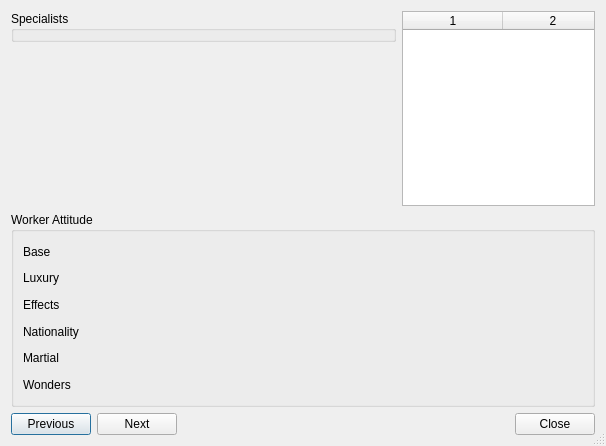
<?xml version="1.0" encoding="UTF-8"?>
<ui version="4.0">
 <class>CitizensDialog</class>
 <widget class="QDialog" name="CitizensDialog">
  <property name="geometry">
   <rect>
    <x>0</x>
    <y>0</y>
    <width>606</width>
    <height>446</height>
   </rect>
  </property>
  <property name="windowTitle">
   <string>Dialog</string>
  </property>
  <property name="sizeGripEnabled">
   <bool>true</bool>
  </property>
  <layout class="QVBoxLayout" name="verticalLayout_2" stretch="5,5,1">
   <item>
    <layout class="QHBoxLayout" name="horizontalLayout_2" stretch="2,1">
     <item>
      <layout class="QVBoxLayout" name="verticalLayout" stretch="1,10">
       <item>
        <widget class="QGroupBox" name="specialistsBox">
         <property name="title">
          <string>Specialists</string>
         </property>
        </widget>
       </item>
       <item>
        <widget class="KV::CityMap" name="mapWidget" native="true">
         <property name="sizePolicy">
          <sizepolicy hsizetype="Minimum" vsizetype="Minimum">
           <horstretch>0</horstretch>
           <verstretch>0</verstretch>
          </sizepolicy>
         </property>
         <property name="minimumSize">
          <size>
           <width>0</width>
           <height>0</height>
          </size>
         </property>
        </widget>
       </item>
      </layout>
     </item>
     <item>
      <widget class="QTableWidget" name="nationsList">
       <property name="sizePolicy">
        <sizepolicy hsizetype="Preferred" vsizetype="Preferred">
         <horstretch>0</horstretch>
         <verstretch>0</verstretch>
        </sizepolicy>
       </property>
       <property name="minimumSize">
        <size>
         <width>1</width>
         <height>1</height>
        </size>
       </property>
       <property name="horizontalScrollBarPolicy">
        <enum>Qt::ScrollBarAlwaysOff</enum>
       </property>
       <property name="editTriggers">
        <set>QAbstractItemView::NoEditTriggers</set>
       </property>
       <property name="selectionBehavior">
        <enum>QAbstractItemView::SelectRows</enum>
       </property>
       <property name="showGrid">
        <bool>false</bool>
       </property>
       <property name="cornerButtonEnabled">
        <bool>false</bool>
       </property>
       <property name="columnCount">
        <number>3</number>
       </property>
       <attribute name="horizontalHeaderVisible">
        <bool>true</bool>
       </attribute>
       <attribute name="horizontalHeaderStretchLastSection">
        <bool>false</bool>
       </attribute>
       <attribute name="verticalHeaderVisible">
        <bool>false</bool>
       </attribute>
       <column/>
       <column/>
       <column/>
      </widget>
     </item>
    </layout>
   </item>
   <item>
    <widget class="QGroupBox" name="workerBox">
     <property name="title">
      <string>Worker Attitude</string>
     </property>
     <layout class="QGridLayout" name="gridLayout" columnstretch="1,3">
      <item row="0" column="1">
       <widget class="KV::ColorBarLabel" name="base">
        <property name="text">
         <string/>
        </property>
       </widget>
      </item>
      <item row="4" column="1">
       <widget class="KV::ColorBarLabel" name="martial">
        <property name="text">
         <string/>
        </property>
       </widget>
      </item>
      <item row="1" column="1">
       <widget class="KV::ColorBarLabel" name="luxury">
        <property name="text">
         <string/>
        </property>
       </widget>
      </item>
      <item row="3" column="1">
       <widget class="KV::ColorBarLabel" name="nationality">
        <property name="text">
         <string/>
        </property>
       </widget>
      </item>
      <item row="0" column="0">
       <widget class="QLabel" name="label">
        <property name="text">
         <string>Base</string>
        </property>
       </widget>
      </item>
      <item row="4" column="0">
       <widget class="QLabel" name="label_5">
        <property name="text">
         <string>Martial</string>
        </property>
       </widget>
      </item>
      <item row="5" column="1">
       <widget class="KV::ColorBarLabel" name="wonders">
        <property name="text">
         <string/>
        </property>
       </widget>
      </item>
      <item row="5" column="0">
       <widget class="QLabel" name="label_6">
        <property name="text">
         <string>Wonders</string>
        </property>
       </widget>
      </item>
      <item row="1" column="0">
       <widget class="QLabel" name="label_2">
        <property name="text">
         <string>Luxury</string>
        </property>
       </widget>
      </item>
      <item row="3" column="0">
       <widget class="QLabel" name="label_4">
        <property name="text">
         <string>Nationality</string>
        </property>
       </widget>
      </item>
      <item row="2" column="1">
       <widget class="KV::ColorBarLabel" name="effects">
        <property name="text">
         <string/>
        </property>
       </widget>
      </item>
      <item row="2" column="0">
       <widget class="QLabel" name="label_3">
        <property name="text">
         <string>Effects</string>
        </property>
       </widget>
      </item>
     </layout>
    </widget>
   </item>
   <item>
    <layout class="QHBoxLayout" name="horizontalLayout">
     <item>
      <widget class="QPushButton" name="previousButton">
       <property name="text">
        <string>Previous</string>
       </property>
       <property name="icon">
        <iconset theme="go-previous">
         <normaloff>.</normaloff>.</iconset>
       </property>
      </widget>
     </item>
     <item>
      <widget class="QPushButton" name="nextButton">
       <property name="text">
        <string>Next</string>
       </property>
       <property name="icon">
        <iconset theme="go-next">
         <normaloff>.</normaloff>.</iconset>
       </property>
      </widget>
     </item>
     <item>
      <spacer name="horizontalSpacer">
       <property name="orientation">
        <enum>Qt::Horizontal</enum>
       </property>
       <property name="sizeHint" stdset="0">
        <size>
         <width>40</width>
         <height>20</height>
        </size>
       </property>
      </spacer>
     </item>
     <item>
      <widget class="QPushButton" name="closeButton">
       <property name="text">
        <string>Close</string>
       </property>
       <property name="icon">
        <iconset theme="dialog-close">
         <normaloff>.</normaloff>.</iconset>
       </property>
       <property name="shortcut">
        <string>Esc</string>
       </property>
      </widget>
     </item>
    </layout>
   </item>
  </layout>
 </widget>
 <customwidgets>
  <customwidget>
   <class>KV::CityMap</class>
   <extends>QWidget</extends>
   <header>citymap.h</header>
   <container>1</container>
  </customwidget>
  <customwidget>
   <class>KV::ColorBarLabel</class>
   <extends>QLabel</extends>
   <header>colorbarlabel.h</header>
  </customwidget>
 </customwidgets>
 <resources/>
 <connections>
  <connection>
   <sender>closeButton</sender>
   <signal>clicked()</signal>
   <receiver>CitizensDialog</receiver>
   <slot>accept()</slot>
   <hints>
    <hint type="sourcelabel">
     <x>590</x>
     <y>457</y>
    </hint>
    <hint type="destinationlabel">
     <x>318</x>
     <y>238</y>
    </hint>
   </hints>
  </connection>
 </connections>
</ui>
